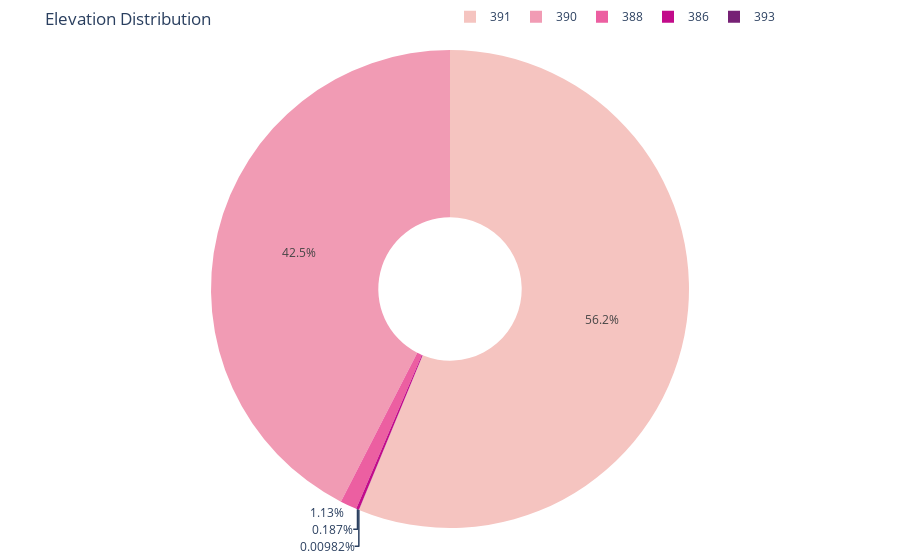

The code cell stored with this chart in its notebook:
### Code cell
#Elevation Graph
def elev_stats():
    with open("global_inputs.yml", 'r') as f:
        global_inputs = yaml.safe_load(f)
    city_inputs = global_inputs.get('city_inputs')
    if menu['elevation']:  
        elev_stats_file = Path(output_folder / f"{city}_elevation.csv") 
        if not elev_stats_file.exists():  
            print("Elevation stats file does not exist.")
            return  
        elev = pd.read_csv(elev_stats_file)
        # Calculate the total count
        total_count = elev['Count'].sum()

        # Calculate percentage
        elev['percent'] = elev['Count'] / total_count * 100

        # Convert to numeric
        elev['percent'] = pd.to_numeric(elev['percent'], errors='coerce')

        
        elevation = elev.dropna(subset=['Bin']).copy()  # Create a copy to avoid the warning

        # Preprocess the data
        elevation['Percent'] = (elevation['percent']/100).apply(lambda x: f"{x:.0%}") 
        elevation['Elevation'] = pd.to_numeric(elevation['Bin'].str.split('-').str[0], errors='coerce')  
        elevation = elevation.dropna(subset=['Elevation'])  
        elevation['Bin'] = pd.Categorical(elevation['Bin'], categories=elevation['Bin'].unique()) 
        print(elevation)
        # Define colors
        elevation_colors = {
            "0-2": "#f5c4c0",
            "2-5": "#f19bb4",
            "5-10": "#ec5fa1",
            "10-20": "#c20b8a",
            "20+": "#762175"
        }
        # Create the pie chart
        plt.figure(figsize=(8, 5))
        wedges, texts, autotexts = plt.pie(elevation['percent'], labels=None, colors=elevation_colors.values(), startangle=90, autopct='%1.0f%%')
        plt.title("Elevation Distribution")
        plt.legend(elevation['Elevation'], loc="center left", bbox_to_anchor=(1, 0, 0.5, 1))

        for autotext, pct in zip(autotexts, elevation['percent']):
            if pct < 3:
                autotext.set_text('')  # Hide labels for slices with percentage < 5%
            else:
                autotext.set_color('black')
                autotext.set_size(10)
                autotext.set_text(f"{pct:.0f}%")
        
        # Save the plot
        render_path = os.path.join(render_folder, f"{city}_elevation.png")
        plt.savefig(render_path, bbox_inches='tight')
        plt.close()

        # Create a pie chart with percentage labels
        fig = px.pie(elevation, values='percent', names='Elevation', hole=0.3,
                    color_discrete_sequence=list(elevation_colors.values()), 
                    title="Elevation Distribution", 
                    labels={'percent': 'Percentage', 'Elevation': 'Elevation Range'},
                    template='plotly_white')

        # Update layout
        fig.update_layout(legend=dict(orientation="h", x=0.5, y=1.1),
                        margin=dict(l=0, r=0, t=50, b=0))
        fig.show()
        fig.write_html(render_path.replace('.png', '.html'),full_html=False, include_plotlyjs='cdn')

        # Print the percentage of land 
        max_percent_index = elevation['percent'].idxmax()
        highest_percent_row = elevation.loc[max_percent_index]
        print(f"Highest percentage entry for Elevation is {highest_percent_row['Percent']} in the bin range {highest_percent_row['Bin']}")
elev_stats()





#why are they different?

### Figure 1 — Plotly figure (JSON) as saved in the notebook; plotly's stock layout.template omitted (floating-point values rounded to 4 significant figures)
{"data": [{"domain": {"x": [0, 1], "y": [0, 1]}, "hole": 0.3, "hovertemplate": "Elevation Range=%{label}<br>Percentage=%{value}<extra></extra>", "labels": [386, 388, 390, 391, 393], "legendgroup": "", "name": "", "showlegend": true, "type": "pie", "values": [0.1866, 1.126, 42.45, 56.22, 0.00982]}], "layout": {"legend": {"orientation": "h", "tracegroupgap": 0, "x": 0.5, "y": 1.1}, "margin": {"b": 0, "l": 0, "r": 0, "t": 50}, "piecolorway": ["#f5c4c0", "#f19bb4", "#ec5fa1", "#c20b8a", "#762175"], "title": {"text": "Elevation Distribution"}}}
